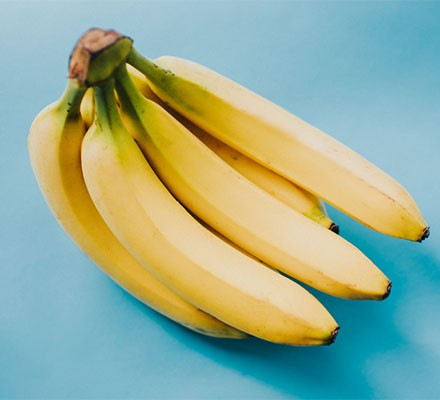
#> input picture AdvancedPython_OpenCVPart2_Code/3.jpg, 440 x 400 px
$ python 49.py
#> lines starting #> are read from the running program, lines starting #| are printed output that depends on the picture
import cv2 as cv
import numpy as np
img1=cv.imread("3.jpg")
#> img1 is the input picture: shape (400, 440, 3); mean B, G, R 149.1, 173.7, 150.4
img2=cv.cvtColor(img1,cv.COLOR_BGR2GRAY)
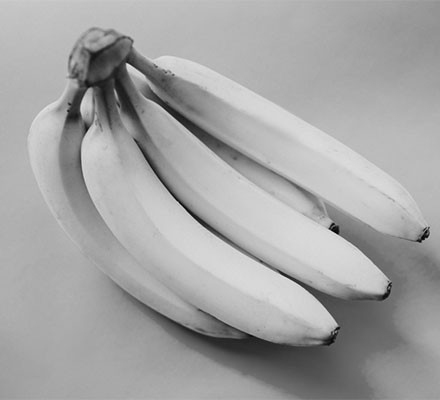
#> img2: shape (400, 440); min 3, max 232, mean 163.9
cv.imshow("temp",img2)
cv.waitKey(0)
